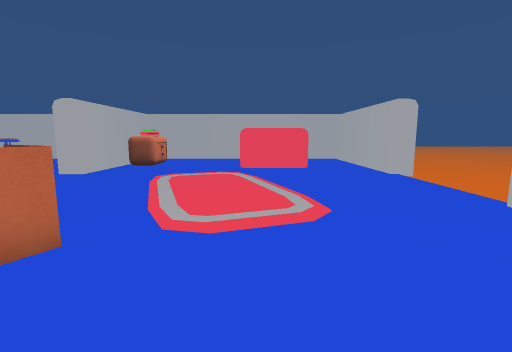
[1] (above)

21 first-person views from a walk through a Unity game level. The camera is 1.5 m above the floor, tilts 8° down and sees 85° across. Doors are open. The floor is counted in squares, 1 m on a side. Each view is taken from the middle of a square. On the plan, view 1 faces up. The plan holds only what a view shows up to about 14 squares ahead; the rest is blank. The place goes on beyond the plan. The player character is not drawn.

[2]
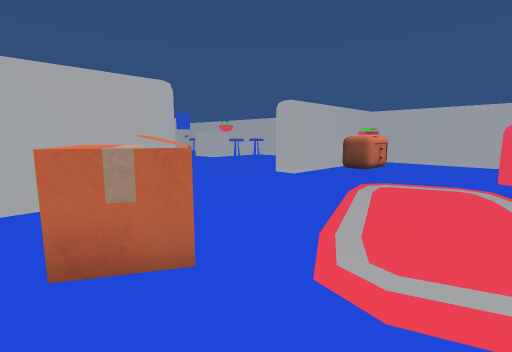

[3]
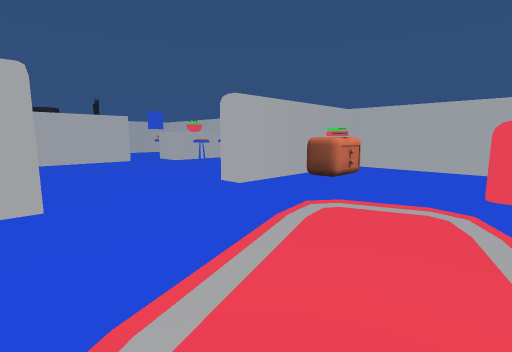

[4]
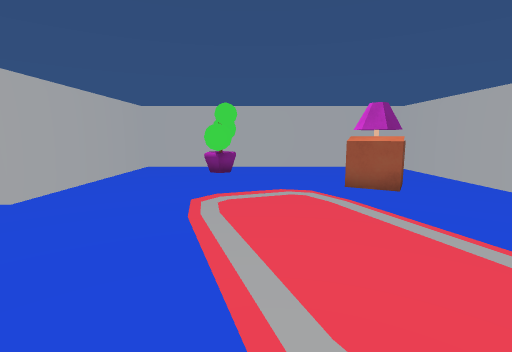

[5]
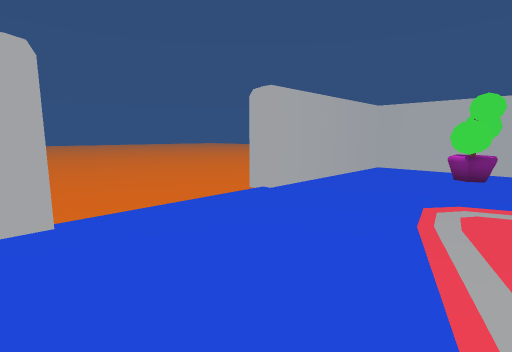

[6]
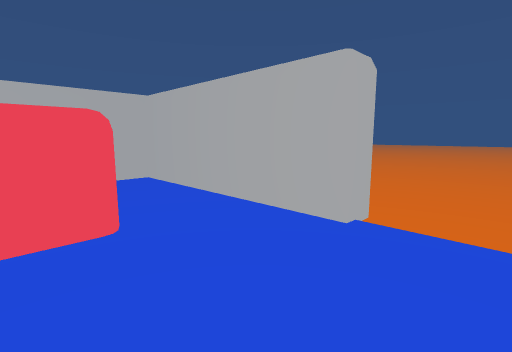

[7]
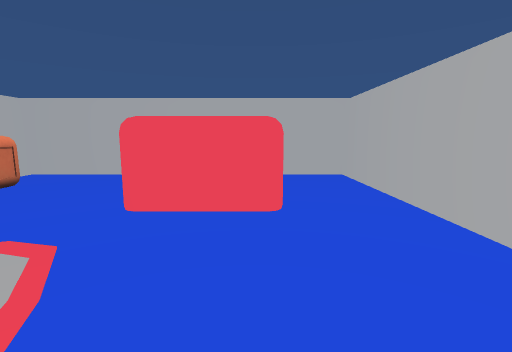

[8]
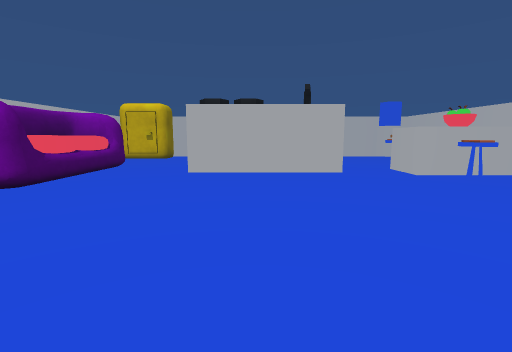

[9]
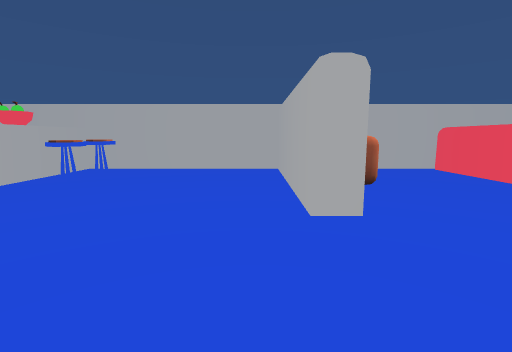

[10]
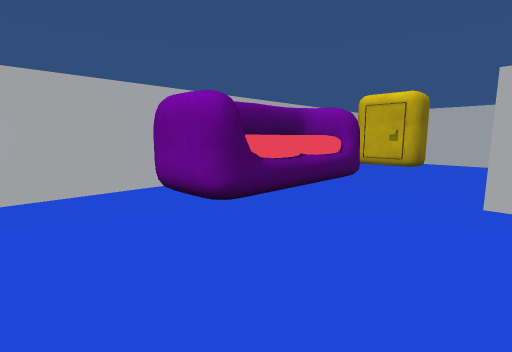

[11]
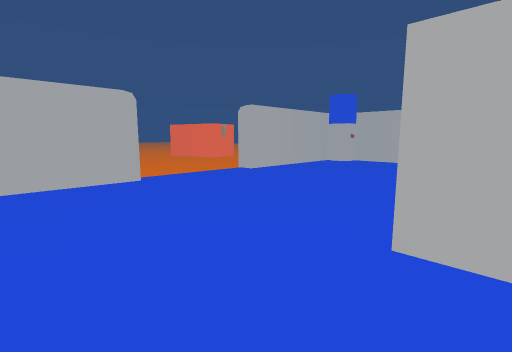

[12]
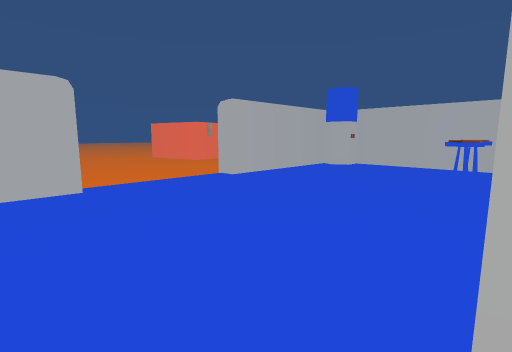

[13]
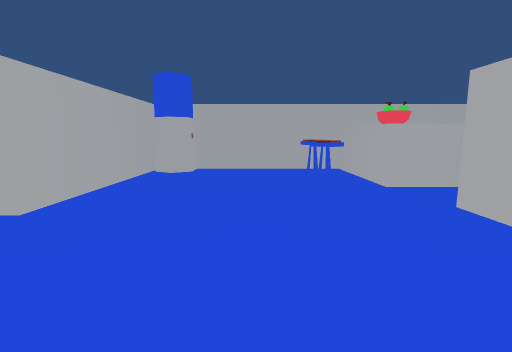

[14]
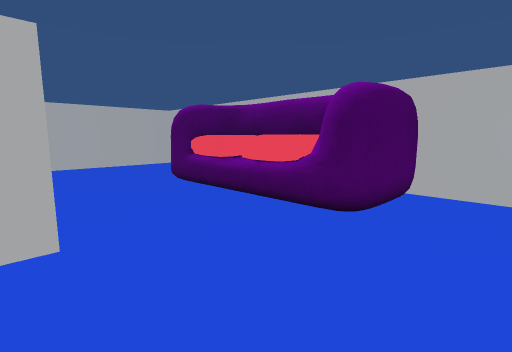

[15]
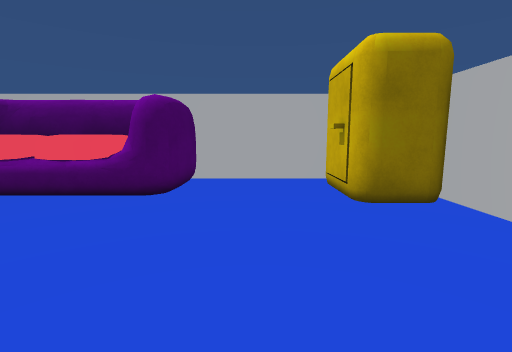

[16]
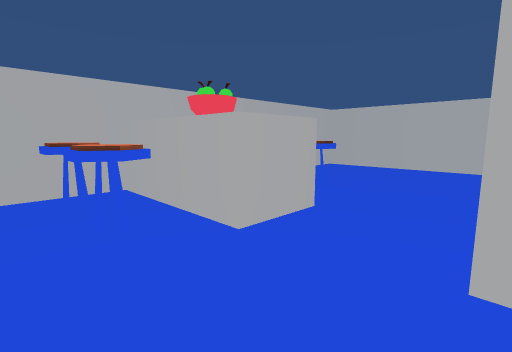

[17]
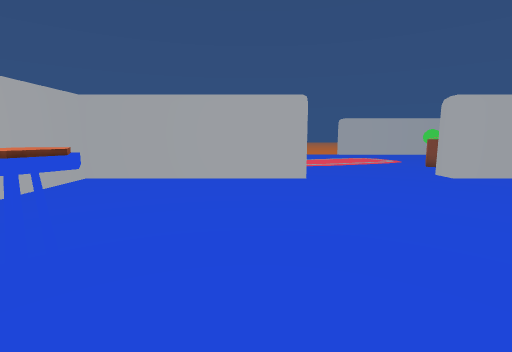

[18]
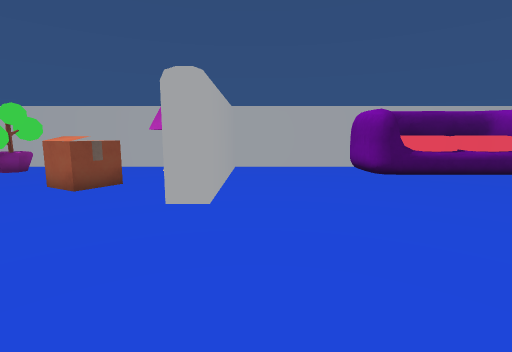

[19]
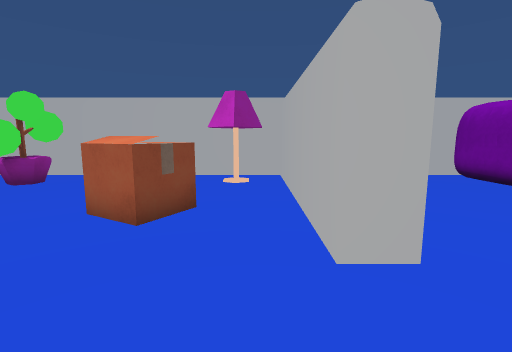

[20]
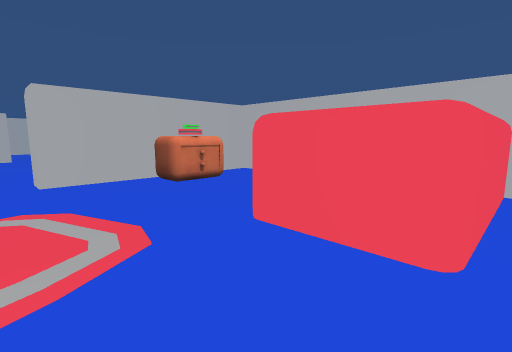

[21]
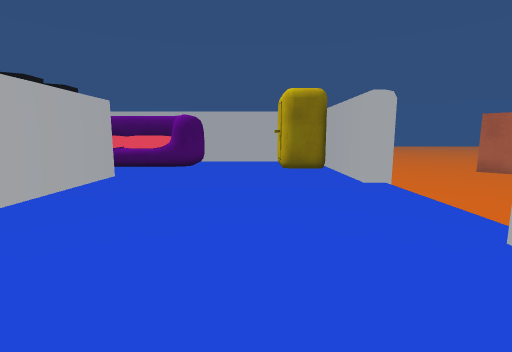

### Floor plan
Key: @ floor where view 1 was taken; # wall or solid block; . floor; D open door; B bed; T table; K books; P plant; L lamp; C chair; O other object.
Columns run from 28 left of view 1 to 8 right of it. Each row starts with its distance up from view 1.
 19 #############################  ####
 18 #OO....CC###CC......##.....B  B...#
 17 #O#....CC###CC......##T....B  B...#
 16 #......CC###CC......##KT...B  B...#
 15 #......CC###CC......##KK...B  B...#
 14 #........###........##.....BBBB...#
 13 #...................##............#
 12 #...................##............#..
 11 DD.......###........DD............D..
 10 DD.......#O#........DD...........DD..
  9 DD.......#OO........DD...........DD..
  8 DD.......###........DD...........DD..
  7 DD.......###........DD...........DD..
  6 #........###........DD............D..
  5 #...................##............#..
  4 #...................##..OO........#
  3 #...................##.OOO........#
  2 #OO.................##............#
  1 #  O...OOOOOOOO.....##.......PP...#
  0    O...O#OOO O#.....##......@PP...#
 -1    O...O#OOOO##.....##.L.....PP...#
 -2   #######     #####################

Where each view was taken, in squares from view 1:
view 1: 0 up, 0 right, facing up
view 2: 2 up, 0 right, facing up-left
view 3: 5 up, 0 right, facing up-left
view 4: 12 up, 0 right, facing down
view 5: 12 up, 0 right, facing down-right
view 6: 9 up, 1 right, facing up-right
view 7: 8 up, 2 right, facing up
view 8: 8 up, 6 left, facing left
view 9: 6 up, 9 left, facing up
view 10: 6 up, 10 left, facing down-left
view 11: 2 up, 18 left, facing up-left
view 12: 4 up, 19 left, facing up-left
view 13: 6 up, 23 left, facing up
view 14: 6 up, 23 left, facing down-right
view 15: 8 up, 23 left, facing down
view 16: 11 up, 22 left, facing up-right
view 17: 13 up, 18 left, facing right
view 18: 12 up, 9 left, facing down
view 19: 9 up, 6 left, facing down
view 20: 10 up, 3 right, facing up-left
view 21: 15 up, 24 left, facing down
